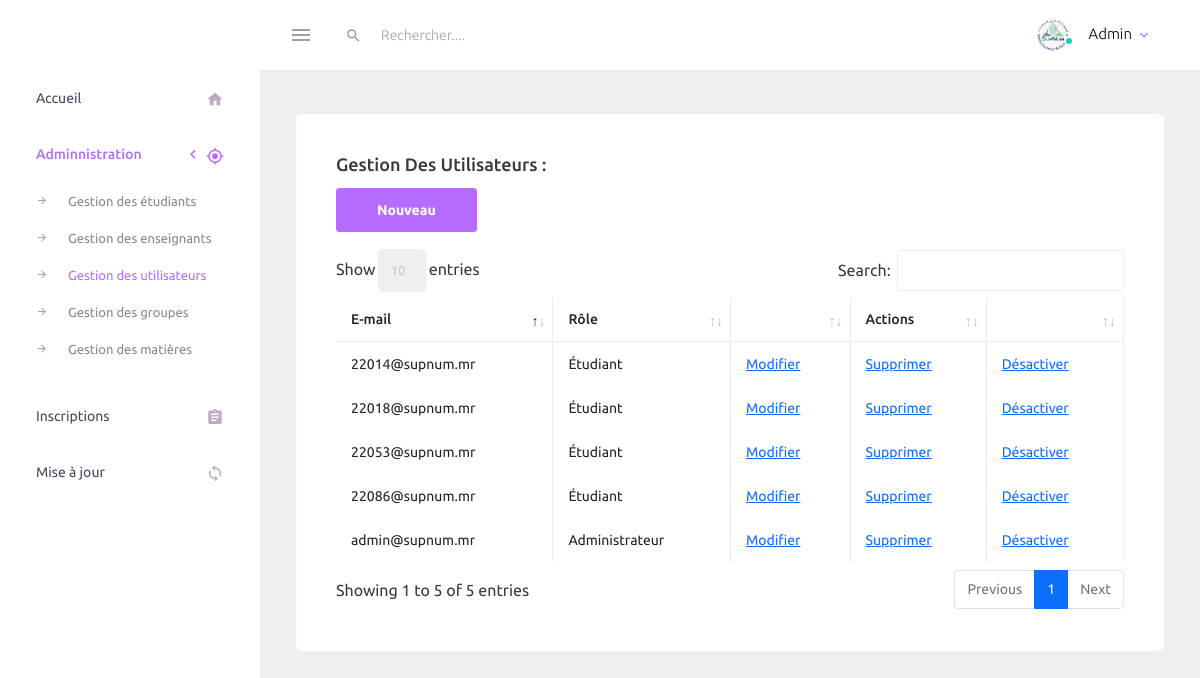
The app's page /admin/utilisateurs.php (signed in) with its own data.
### tables this page shows
CREATE TABLE `utilisateur` (
`id_user` int(10) PRIMARY KEY AUTO_INCREMENT ,
`login` varchar(50) DEFAULT NULL,
`pwd` varchar(100) DEFAULT NULL,
`active` tinyint(1) DEFAULT 1 COMMENT '1=Active | 0=Inactive',
`code` varchar(20) DEFAULT NULL,
`id_role` int(10) DEFAULT NULL ,
FOREIGN KEY (id_role) REFERENCES role(id_role)
);

CREATE TABLE `role` (
`id_role` int(10) PRIMARY KEY AUTO_INCREMENT,
`profile` varchar(50) DEFAULT NULL
);

### admin/utilisateurs.php (the view, shortened to what this page needs)
<?php
include "nav_bar.php";
include_once "../connexion.php";
$req = mysqli_query($conn , "SELECT * FROM utilisateur inner join role using(id_role)");
?>
    <div class="main-panel">
          <div class="content-wrapper">
            <div class="row">
              <div class="col-lg-12 grid-margin stretch-card">
                <div class="card">
                  <div class="card-body">
                    <h4 class="card-title">Gestion des utilisateurs :</h4>
                    <div style="display: flex ; justify-content: space-between;">
                        <a href="ajouter_utilisateur.php" class = "btn btn-primary" >Nouveau</a>
                    </div>
                    <br>
                    <table id="example" class="table table-bordered" style="width:100%">
                      <thead>
                        <tr>
                        <th>E-mail</th>
                        <th>Rôle</th>
                        <th ></th>
                        <th>Actions</th>
                        <th></th>
                        </tr>
                      </thead>
                      <tbody>
                      <?php
                        if(mysqli_num_rows($req) == 0){
                            echo "Il n'y a pas encore des utilisateur ajouter !" ;
                        }else {
                            while($row=mysqli_fetch_assoc($req)){
                                ?>
                                <tr>
                                    <td><?php echo $row['login']?></td>
                                    <td><?php echo $row['profile']?></td>
                                    <td><a href="modifier_utilisateur.php?id_user=<?=$row['id_user']?>">Modifier</a></td>
                                    <td><a href="supprimer_utilisateur.php?id_user=<?=$row['id_user']?>" id="supprimer"> Supprimer</a></td>
                                    <?php
                                        if($row['active'] == 1){
                                            ?>
                                                <td><a href="activer_ou_desactiver.php?id_user=<?=$row['id_user']?>" id="desactive"> Désactiver</a></td>
                                        <?php
                                        }else{
                                            ?>
                                            <td><a href="activer_ou_desactiver.php?id_user=<?=$row['id_user']?>" id="active"> Activer</a></td>
                                        <?php
                                        }
                                    ?>
                                </tr>
                                <?php
                            }
                        }
                    ?>
                      </tbody>
                    </table>
                  </div>
                </div>
              </div>
            </div>
        </div>
    </div>
</div>

### records on screen
utilisateur: login "admin@supnum.mr", id_role.profile "Administrateur"
utilisateur: login "22018@supnum.mr", id_role.profile "Étudiant"
utilisateur: login "22053@supnum.mr", id_role.profile "Étudiant"
utilisateur: login "22086@supnum.mr", id_role.profile "Étudiant"
utilisateur: login "22014@supnum.mr", id_role.profile "Étudiant"
